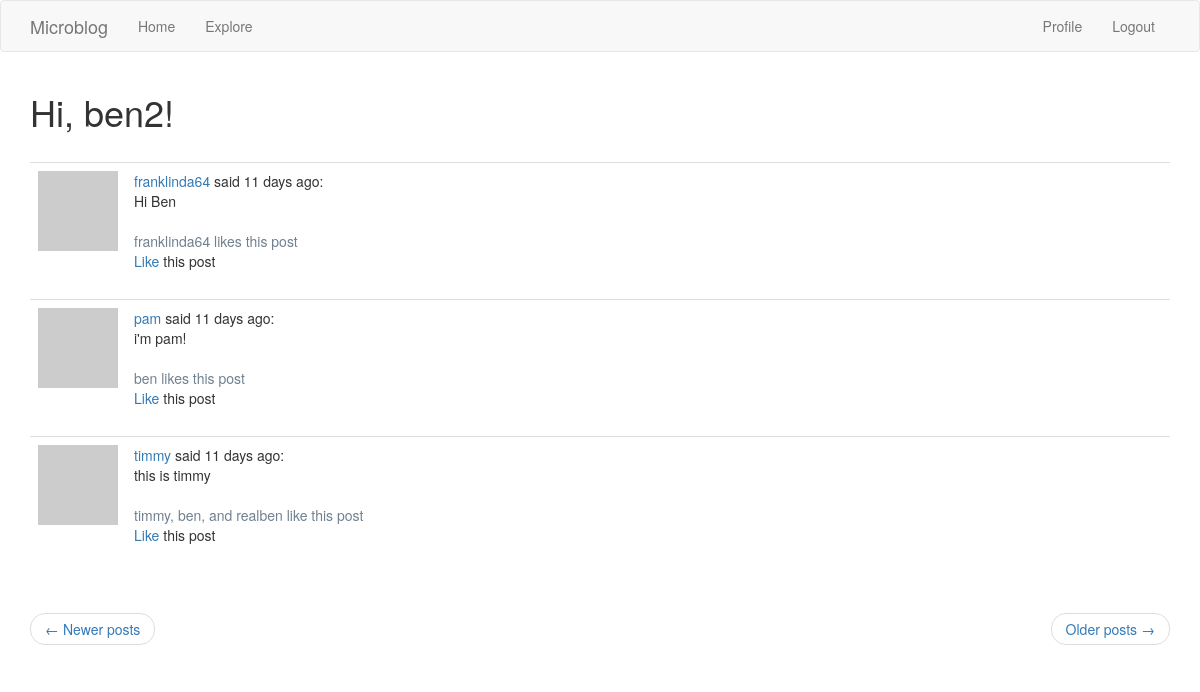
The app's page /explore?page=2 (signed in) with its own data.
### app/models.py (models this page shows, shortened)
class User(UserMixin, db.Model):
    id = db.Column(db.Integer, primary_key=True)
    username = db.Column(db.String(64), index=True, unique=True)
    email = db.Column(db.String(120), index=True, unique=True)
    password_hash = db.Column(db.String(128))
    posts = db.relationship('Post', backref='author', lazy='dynamic')
    about_me = db.Column(db.String(140))
    last_seen = db.Column(db.DateTime, default=datetime.utcnow)
    followed = db.relationship(
        'User', secondary=followers,
        primaryjoin=(followers.c.follower_id == id),
        secondaryjoin=(followers.c.followed_id == id),
        backref=db.backref('followers', lazy='dynamic'), lazy='dynamic')
    liked_posts = db.relationship(
        'Post', secondary=likers,
        primaryjoin=(likers.c.liker_id == id),
        backref='post_likers', lazy='dynamic')
    def is_liking(self, post):
        return self.liked_posts.filter(likers.c.post_id == post.id).count() > 0
    def avatar(self, size):
        digest = md5(self.email.lower().encode('utf-8')).hexdigest()
        return 'https://www.gravatar.com/avatar/{}?d=identicon&s={}'.format(digest, size)

class Post(db.Model):
    id = db.Column(db.Integer, primary_key=True)
    body = db.Column(db.String(140))
    timestamp = db.Column(db.DateTime, index=True, default=datetime.utcnow)
    user_id = db.Column(db.Integer, db.ForeignKey('user.id'))

### app/routes.py (the view)
@app.route('/explore')
@login_required
def explore():
    page = request.args.get('page', 1, type=int)
    posts = Post.query.order_by(Post.timestamp.desc()).paginate(
        page, app.config['POSTS_PER_PAGE'], False
    )
    next_url = url_for('explore', page=posts.next_num) \
        if posts.has_next else None
    prev_url = url_for('explore', page=posts.prev_num) \
        if posts.has_prev else None
    return render_template('index.html', title='Explore', posts=posts.items, next_url=next_url, prev_url=prev_url)

### app/models.py (called while the page is built)
@login.user_loader
def load_user(id):
    return User.query.get(int(id))

### app/routes.py (called while the page is built)
@app.before_request
def before_request():
    if current_user.is_authenticated:
        current_user.last_seen = datetime.utcnow()
        db.session.commit()

### app/templates/index.html (shortened to what this page needs)
{% extends "base.html" %}
{% import 'bootstrap/wtf.html' as wtf %}
{% block app_content %}
    <h1>Hi, {{ current_user.username }}!</h1>
    <br>
    {% for post in posts %}
        {% include '_post.html' %}
    {% endfor %}
    <br>
    <nav aria-label="...">
        <ul class="pager">
            <li class="previous{% if not prev_url %} disabled{% endif %}">
                <a href="{{ prev_url or '#' }}">
                    <span aria-hidden="true">&larr;</span> Newer posts
                </a>
            </li>
            <li class="next{% if not next_url %} disabled{% endif %}">
                <a href="{{ next_url or '#' }}">
                    Older posts <span aria-hidden="true">&rarr;</span>
                </a>
            </li>
        </ul>
    </nav>
{% endblock %}

### app/templates/_post.html (shortened to what this page needs)
<table class="table table-hover">
    <tr>
        <td width="58px">
            <a href="{{ url_for('user', username=post.author.username) }}">
                <img src="{{ post.author.avatar(58) }}" />
            </a>
        </td>
        <td>
            <a href="{{ url_for('user', username=post.author.username) }}">
                {{ post.author.username }}
            </a>
            said {{ moment(post.timestamp).fromNow() }}:
            <br>
            {{ post.body }}
            <br><br>
            <span style="color:slategray">
                {% for liker in post.post_likers %}
                    {% if post.post_likers|length == 1 %}
                        {{ liker.username }}
                    {% elif post.post_likers.index(liker) == (post.post_likers|length - 1) %}
                        and {{ liker.username }}
                    {% elif post.post_likers|length == 2 %}
                        {{ liker.username }}
                    {% else %}
                        {{ liker.username }},
                    {% endif %}
                {% endfor %}
                {% if post.post_likers|length == 1 %}
                    likes this post
                {% elif post.post_likers|length == 0 %}
                    likes this post :(
                {% else %}
                    like this post
                {% endif %}
            </span>
            <br>
            {% if current_user.is_liking(post) %}
                <a href="{{ url_for('unlike', post_id=post.id) }}">Unlike</a>
            {% else %}
                <a href="{{ url_for('like', post_id=post.id) }}">Like</a>
            {% endif %}
            this post
        </td>
    </tr>
</table>

### records on screen
User: username "ben2"
Post: author.username "franklinda64", timestamp "11 days ago", body "Hi Ben", shows "likes this post"
User: username "franklinda64"
Post: author.username "pam", timestamp "11 days ago", body "i'm pam!", shows "likes this post"
User: username "ben"
Post: author.username "timmy", timestamp "11 days ago", body "this is timmy", shows "like this post"
User: username "timmy"
User: username "realben"
